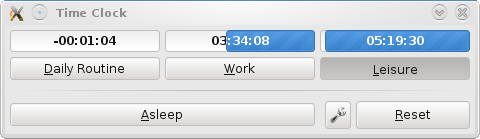

Write Python code to recreate this figure.
#!/usr/bin/env python
# -*- coding: utf-8 -*-
"""
A simple application to help lazy procrastinators (me) to manage their time.
See http://ssokolow.github.com/timeclock/ for a screenshot.

@todo: Planned improvements:
 - Set up a decent MVC-ish archtecture using GObject signals.
   http://stackoverflow.com/questions/2057921/python-gtk-create-custom-signals
 - Clicking the preferences button while the dialog is shown shouldn't reset the
   unsaved preference changes.
 - Rework single-instance exclusion to ensure it's per-user. (Scope it the same
   as the DB)
 - Extend the single-instance system to use D-Bus if available to raise/focus the
   existing instance if one is already running.
 - Figure out some intuitive, non-distracting way to allow the user to make
   corrections. (eg. if you forget to set the timer to leisure before going AFK)
 - Should I offer preferences options for remembering window position and things
   like "always on top" and "on all desktops"?
 - Have the system complain if overhead + work + leisure + sleep (8 hours) > 24
   and enforce minimums of 1 hour for leisure and overhead.
 - Rework the design to minimize dependence on GTK+ (in case I switch to Qt for
   Phonon)
 - Report PyGTK's uncatchable xkill response on the bug tracker.
 - Support overflow for timers (eg. When Daily Routine runs out, it starts
   drawing from Leisure unless Leisure is also out)

@todo: Notification TODO:
 - Provide a fallback for when libnotify notifications are unavailable.
   (eg. Windows and Slax LiveCD/LiveUSB desktops)
 - Offer to turn the timer text a user-specified color (default: red) when it
   goes into negative values.
 - Finish the preferences page.
 - Add optional sound effects for timer completion using gst-python or PyGame:
   - http://mail.python.org/pipermail/python-list/2006-October/582445.html
   - http://www.jonobacon.org/2006/08/28/getting-started-with-gstreamer-with-python/
 - Set up a callback for timer exhaustion.
 - Handle popup notifications more intelligently (eg. Explicitly hide them when
   switching away from an expired timer and explicitly show them when switching
   to one)

@todo: Consider:
 - Changing this into a Plasma widget (Without dropping PyGTK support)
 - Using PyKDE's bindings to the KDE Notification system (for the Plasma widget)
 - Look into integrating with http://projecthamster.wordpress.com/

@todo: Publish this on listing sites:
 - http://gtk-apps.org/
 - http://pypi.python.org/pypi

@newfield appname: Application Name
"""

__appname__ = "The Procrastinator's Timeclock"
__authors__  = ["Stephan Sokolow (deitarion/SSokolow)", "Charlie Nolan (FunnyMan3595)"]
__version__ = "0.2.99.0"
__license__ = "GNU GPL 2.0 or later"

default_timers = [
    {
        'name' : 'Overhead',
        'total': int(3600 * 3.5),
        'used' : 0
    },
    {
        'name' : 'Work',
        'total': int(3600 * 6.0),
        'used' : 0,
    },
    {
        'name' : 'Leisure',
        'total': int(3600 * 5.5),
        'used' : 0,
    }
]

import copy, logging, os, signal, sys, tempfile, time, pickle

SELF_DIR = os.path.dirname(os.path.realpath(__file__))
DATA_DIR = os.environ.get('XDG_DATA_HOME', os.path.expanduser('~/.local/share'))
if not os.path.isdir(DATA_DIR):
    try:
        os.makedirs(DATA_DIR)
    except OSError:
        raise SystemExit("Aborting: %s exists but is not a directory!"
                               % DATA_DIR)
SAVE_FILE = os.path.join(DATA_DIR, "timeclock.sav")
SAVE_INTERVAL = 60 * 5  # 5 Minutes
file_exists = os.path.isfile

logging.basicConfig(level=logging.INFO, format='%(levelname)s: %(message)s')

#TODO: What was I trying to do here?
# (I get the feeling this try/except neutralizes every use of pygtk.require
# except switching between different available versions)
try:
    import pygtk
    pygtk.require("2.0")
except:
    pass

import gtk, gobject
import gtk.glade

import gtkexcepthook
gtkexcepthook.enable()

def get_icon_path(size):
    return os.path.join(SELF_DIR, "icons", "timeclock_%dx%d.png" % (size, size))

try:
    import pynotify
    from xml.sax.saxutils import escape as xmlescape
except ImportError:
    have_pynotify = False
else:
    have_pynotify = True
    pynotify.init(__appname__)

try:
    import gst
except ImportError:
    have_gstreamer = False
else:
    have_gstreamer = True
    # TODO: Complete GStreamer support.
    #uri = "file:///usr/share/sounds/KDE-Im-Nudge.ogg"
    #bin = gst.element_factory_make("playbin")
    #bin.set_property("uri", uri)
    #bin.set_state(gst.STATE_NULL)
    #bin.set_state(gst.STATE_PLAYING)

#TODO: Fall back to using winsound or wave and ossaudiodev
#TODO: Look into writing a generic wrapper which also tries things like these:
# - http://stackoverflow.com/questions/276266/whats-a-cross-platform-way-to-play-a-sound-file-in-python
# - http://stackoverflow.com/questions/307305/play-a-sound-with-python

class SingleInstance:
    """http://stackoverflow.com/questions/380870/python-single-instance-of-program/1265445#1265445"""
    def __init__(self):
        import sys as _sys    # Alias to please pyflakes
        self.lockfile = os.path.normpath(tempfile.gettempdir() + '/' + os.path.basename(__file__) + '.lock')
        self.platform = sys.platform  # Avoid an AttributeError in __del__
        if self.platform == 'win32':
                try:
                        # file already exists, we try to remove (in case previous execution was interrupted)
                        if(os.path.exists(self.lockfile)):
                                os.unlink(self.lockfile)
                        self.fd =  os.open(self.lockfile, os.O_CREAT|os.O_EXCL|os.O_RDWR)
                except OSError, e:
                        if e.errno == 13:
                                print "Another instance is already running, quitting."
                                _sys.exit(-1)
                        print e.errno
                        raise
        else: # non Windows
                import fcntl
                self.fp = open(self.lockfile, 'w')
                try:
                        fcntl.lockf(self.fp, fcntl.LOCK_EX | fcntl.LOCK_NB)
                except IOError:
                        print "Another instance is already running, quitting."
                        _sys.exit(-1)

    def __del__(self):
        if self.platform == 'win32':
                if hasattr(self, 'fd'):
                        os.close(self.fd)
                        os.unlink(self.lockfile)
me = SingleInstance()

CURRENT_SAVE_VERSION = 5 #: Used for save file versioning
class TimerModel(gobject.GObject):
    """
    Model+Controller class which will be further divided as part of
    re-architecting timeclock to be a properly modular MVC application.
    """
    __gsignals__ = {
            'mode-changed': (gobject.SIGNAL_RUN_FIRST, gobject.TYPE_NONE, (str, )),
            'tick': (gobject.SIGNAL_RUN_FIRST, gobject.TYPE_NONE, ())
    }

    def __init__(self, app, start_mode=None):
        self.__gobject_init__()

        self.last_tick = time.time()
        self.last_save = 0

        self.notify = True
        self.timer_order = [x['name'] for x in default_timers]
        self.timers = dict((x['name'], x) for x in default_timers)
        self.mode = self.timers.get(start_mode, None)

        # Make the notifications in advance,
        if have_pynotify:
            self.notifications = {}
            for mode in self.timers:
                notification = pynotify.Notification(
                    "%s Time Exhausted" % mode,
                    "You have used up your alotted time for %s" % xmlescape(mode.lower()),
                    get_icon_path(48))
                notification.set_urgency(pynotify.URGENCY_NORMAL)
                notification.set_timeout(pynotify.EXPIRES_NEVER)
                notification.last_shown = 0
                self.notifications[mode] = notification

        #TODO: Remove the back-reference to the app ASAP.
        self.app = app

    def notify_exhaustion(self, mode):
        """Display a libnotify notification that the given timer has expired."""
        if have_pynotify:
            notification = self.notifications[mode['name']]
            now = time.time()
            if notification.last_shown + 900 < now:
                notification.last_shown = now
                notification.show()

    def reset(self):
        """Reset all timers to starting values"""
        for name in self.timers:
            self.timers[name]['used'] = 0
            self.emit('tick')
        self.set_active(None)

    def load(self):
        """Load the save file if present. Log and start clean otherwise."""
        if file_exists(SAVE_FILE):
            try:
                # Load the data, but leave the internal state unchanged in case
                # of corruption.
                loaded = pickle.load(open(SAVE_FILE))
                version = loaded[0]
                if version == CURRENT_SAVE_VERSION:
                    version, timers, notify, win_state = loaded
                elif version == 4:
                    version, total, used, notify, win_state = loaded
                elif version == 3:
                    version, total, used, notify = loaded
                    win_state = {}
                elif version == 2:
                    version, total, used = loaded
                    notify = True
                    win_state = {}
                elif version == 1:
                    version, total_old, used_old = loaded
                    translate = ["N/A", "btn_overheadMode", "btn_workMode",
                                 "btn_playMode"]
                    total = dict( (translate.index(key), value)
                                  for key, value in total_old.items() )
                    used = dict( (translate.index(key), value)
                                 for key, value in used_old.items() )
                    notify = True
                    win_state = {}
                else:
                    raise ValueError("Save file too new! (Expected %s, got %s)" % (CURRENT_SAVE_VERSION, version))

                if version <= 4:
                    SLEEP, OVERHEAD, WORK, LEISURE = range(4)
                    MODE_NAMES = (None, 'Overhead', 'Work', 'Leisure')

                    timers = []
                    for pos, row in enumerate(zip(total, used)):
                        timers.append({
                            'name' : MODE_NAMES[pos],
                            'total': row[0],
                            'used' : row[1],
                        })

                # Sanity checking could go here.

            except Exception, e:
                logging.error("Unable to load save file. Ignoring: %s", e)
                timers = copy.deepcopy(default_timers)
            else:
                # File loaded successfully, now we put the data in place.
                self.notify = notify
                self.app.saved_state = win_state
                #FIXME: Replace this with some kind of 'loaded' signal.

            self.timer_order = [x['name'] for x in timers]
            self.timers = dict((x['name'], x) for x in timers)
            self.emit('tick')

    def save(self):
        """Exit/Timeout handler for the app. Gets called every five minutes and
        on every type of clean exit except xkill. (PyGTK doesn't let you)

        Saves the current timer values to disk."""
        window_state = {
                 'position': self.app.win.get_position(),
                'decorated': self.app.win.get_decorated()
        }

        timers = []
        for name in self.timer_order:
            timers.append(self.timers[name])

        pickle.dump( (CURRENT_SAVE_VERSION,
            timers, self.notify, window_state),
                     open(SAVE_FILE + '.tmp', "w") )
        os.rename(SAVE_FILE + '.tmp', SAVE_FILE)
        self.last_save = time.time()
        return True

    def set_active(self, name):
        #XXX: Decide how to properly handle the Asleep case.
        self.mode = self.timers.get(name, None)
        self.emit('mode-changed', name)
        #TODO: Actually listen on this signal.

    def tick(self):
        """Callback for updating progress bars.

        :note: Emitted 'tick' signal is not exclusively for incrementing the
        the clock display. Examine how much time has actually elapsed.
        """
        now = time.time()
        if self.mode:
            self.mode['used'] += (now - self.last_tick)
            self.emit('tick')

            if self.mode['used'] >= self.mode['total'] and self.notify:
                self.notify_exhaustion(self.mode)

            if now >= (self.last_save + SAVE_INTERVAL):
                self.save()

        self.last_tick = now

        return True

class ModeButton(gtk.RadioButton):
    def __init__(self, model, group=None, *args, **kwargs):
        gtk.RadioButton.__init__(self, *args, **kwargs)

        self.model = model
        self.mode = model.get('name', None)

        self.progress = gtk.ProgressBar()
        self.add(self.progress)

        self.set_mode(False)
        self.progress.set_fraction(1.0)
        self.update_label()

    def get_text(self):
        return self.progress.get_text()

    def update_label(self):
        remaining = round(self.model['total'] - self.model['used'])
        if remaining >= 0:
            ptime = time.strftime('%H:%M:%S', time.gmtime(remaining))
        else:
            ptime = time.strftime('-%H:%M:%S', time.gmtime(abs(remaining)))

        self.progress.set_text('%s: %s' % (self.model['name'], ptime))
        self.progress.set_fraction(max(float(remaining) / self.model['total'], 0))


class MainWin(gtk.Window):
    def __init__(self, timer):
        gtk.Window.__init__(self)
        self.set_icon_from_file(get_icon_path(64))

        self.timer = timer
        self.evbox = gtk.EventBox()
        self.box = gtk.HBox()
        self.btnbox = gtk.HButtonBox()

        self.btns = {}
        for name in self.timer.timer_order:
            btn = ModeButton(model=self.timer.timers[name])
            self.btns[name] = btn

            btn.connect('toggled', self.mode_changed)
            btn.connect('button-press-event', self.showMenu)
            self.btnbox.add(btn)

        # RadioMenuItem can't share a group with RadioButton
        # ...so we fake it using hidden group members and signals.
        sleep_btn = gtk.RadioButton()
        sleep_btn.set_label('Asleep')
        #TODO: Hook up signals to share state with RadioMenuItem

        for name in self.btns:
            self.btns[name].set_group(sleep_btn)
        self.btns[None] = sleep_btn

        drag_handle = gtk.image_new_from_file(get_icon_path(22))

        self.box.add(drag_handle)
        self.box.add(self.btnbox)

        self.evbox.add(self.box)
        self.add(self.evbox)
        self.set_decorated(False)
        #TODO: See if I can achieve something suitable using a window type too.

        # Because window-state-event is broken on many WMs, default to sticky,
        # on top as a most likely default for users. (TODO: Preferences toggle)
        self.set_keep_above(True)
        self.stick()

        self.timer.connect('tick', self.update)
        self.evbox.connect('button-release-event', self.showMenu)
        # TODO: Make this work.
        #self.evbox.connect('popup-menu', self.showMenu)

        self.update(self.timer)
        self.show_all()

    def mode_changed(self, widget):
        """Callback for clicking the timer-selection radio buttons"""
        if widget.get_active():
            self.timer.set_active(widget.mode)

        if not widget.mode:
            self.timer.save()

    def update(self, timer):
        """Common code used for initializing and updating the progress bars."""
        for name in self.btns:
            if name: # Exclude "Asleep"
                self.btns[name].update_label()
        if self.timer.mode:
            self.set_title(self.btns[self.timer.mode['name']].get_text())
        else:
            self.set_title("Timeclock Paused")

    def showMenu(self, widget, event=None, data=None):
        if event:
            evtBtn, evtTime = event.button, event.get_time()

            if evtBtn != 3:
                return False
        else:
            evtBtn, evtTime = None, None

        menu = gtk.Menu()

        asleep = gtk.RadioMenuItem(None, "_Asleep")
        reset = gtk.MenuItem("_Reset...")
        sep = gtk.SeparatorMenuItem()
        prefs = gtk.MenuItem("_Preferences...")
        quit = gtk.ImageMenuItem(stock_id="gtk-quit")
        menu.append(asleep)
        menu.append(reset)
        menu.append(sep)
        menu.append(prefs)
        menu.append(quit)

        menu.show_all()
        menu.popup(None, None, None, 3, evtTime)

        return True

class TimeClock(object):
    selectedBtn = None

    def __init__(self, start_mode="sleep"):

        #Set the Glade file
        self.mTree = gtk.glade.XML(os.path.join(SELF_DIR, "main_large.glade"))
        self.pTree = gtk.glade.XML(os.path.join(SELF_DIR, "preferences.glade"))

        self.timer = TimerModel(self, start_mode)
        self._init_widgets()

        # 'tick' must be connected before the load.
        self.timer.connect('tick', self.update_progressBars)
        self.saved_state = {}
        self.timer.load()

        # Connect signals
        mDic = { "on_mode_toggled"    : self.mode_changed,
                 "on_reset_clicked"   : self.reset_clicked,
                 "on_mainWin_destroy" : gtk.main_quit,
                 "on_prefs_clicked"   : self.prefs_clicked }
        pDic = { "on_prefs_commit"    : self.prefs_commit,
                 "on_prefs_cancel"    : self.prefs_cancel }
        self.mTree.signal_autoconnect(mDic)
        self.pTree.signal_autoconnect(pDic)
        gobject.timeout_add(1000, self.timer.tick)

        # -- Restore saved window state when possible --

        # Because window-state-event is broken on many WMs, default to sticky,
        # on top as a most likely default for users. (TODO: Preferences toggle)
        self.win = self.mTree.get_widget('mainWin')
        self.win.set_keep_above(True)
        self.win.stick()

        # Restore the saved window state if present
        position = self.saved_state.get('position', None)
        if position is not None:
            self.win.move(*position)
        decorated = self.saved_state.get('decorated', None)
        if decorated is not None:
            self.win.set_decorated(decorated)

    def _init_widgets(self):
        """All non-signal, non-glade widget initialization."""
        # Set up the data structures
        self.timer_widgets = {}
        for mode in self.timer.timers:
            widget = self.mTree.get_widget('btn_%sMode' % mode.lower())
            widget.mode = mode
            self.timer_widgets[widget] = \
                self.mTree.get_widget('progress_%sMode' % mode.lower())
        sleepBtn = self.mTree.get_widget('btn_sleepMode')
        sleepBtn.mode = None

        if self.timer.mode:
            self.selectedBtn = self.mTree.get_widget('btn_%sMode' % self.timer.mode.name.lower())
        else:
            self.selectedBtn = sleepBtn
        self.selectedBtn.set_active(True)

        # Because PyGTK isn't reliably obeying Glade
        self.update_progressBars()
        for widget in self.timer_widgets:
            widget.set_property('draw-indicator', False)
        sleepBtn.set_property('draw-indicator', False)

    def update_progressBars(self, timer=None, now=None):
        """Common code used for initializing and updating the progress bars."""
        for widget in self.timer_widgets:
            timer = self.timer.timers[widget.mode]
            pbar = self.timer_widgets[widget]
            total, val = timer['total'], timer['used']
            remaining = round(total - val)
            if pbar:
                if remaining >= 0:
                    pbar.set_text(time.strftime('%H:%M:%S', time.gmtime(remaining)))
                else:
                    pbar.set_text(time.strftime('-%H:%M:%S', time.gmtime(abs(remaining))))
                pbar.set_fraction(max(float(remaining) / timer['total'], 0))

    def mode_changed(self, widget):
        """Callback for clicking the timer-selection radio buttons"""
        if widget.get_active():
            self.selectedBtn = widget
            self.timer.set_active(widget.mode)

        if not self.selectedBtn.mode:
            self.timer.save()

    def reset_clicked(self, widget):
        """Callback for the reset button"""
        self.mTree.get_widget('btn_sleepMode').set_active(True)
        self.timer.reset()

    def prefs_clicked(self, widget):
        """Callback for the preferences button"""
        # Set the spin widgets to the current settings.
        for mode in self.timer.total:
            widget_spin =  'spinBtn_%sMode' % mode.lower()
            widget = self.pTree.get_widget(widget_spin)
            widget.set_value(self.timer.total[mode] / 3600.0)

        # Set the notify option to the current value, disable and explain if
        # pynotify is not installed.
        notify_box = self.pTree.get_widget('checkbutton_notify')
        notify_box.set_active(self.timer.notify)
        if have_pynotify:
            notify_box.set_sensitive(True)
            notify_box.set_label("display notifications")
        else:
            notify_box.set_sensitive(False)
            notify_box.set_label("display notifications (Requires pynotify)")

        self.pTree.get_widget('prefsDlg').show()

    def prefs_cancel(self, widget):
        """Callback for cancelling changes the preferences"""
        self.pTree.get_widget('prefsDlg').hide()

    def prefs_commit(self, widget):
        """Callback for OKing changes to the preferences"""
        # Update the time settings for each mode.
        for mode in self.timer.total:
            widget_spin =  'spinBtn_%sMode' % mode.lower()
            widget = self.pTree.get_widget(widget_spin)
            self.timer.total[mode] = (widget.get_value() * 3600)

        notify_box = self.pTree.get_widget('checkbutton_notify')
        self.timer.notify = notify_box.get_active()

        # Remaining cleanup.
        self.update_progressBars()
        self.pTree.get_widget('prefsDlg').hide()

def main():
    from optparse import OptionParser
    parser = OptionParser(version="%%prog v%s" % __version__)
    parser.add_option('-m', '--initial-mode',
                      action="store", dest="mode", default="sleep",
                      metavar="MODE", help="start in MODE. (Use 'help' for a list)")

    opts, args = parser.parse_args()
    #FIXME: Restore this once the model is truly independent of the view.
    #if opts.mode == 'help':
    #    print "Valid mode names are: %s" % ', '.join(MODE_NAMES)
    #    parser.exit(0)
    #elif (opts.mode not in MODE_NAMES):
    #    print "Mode '%s' not recognized, defaulting to sleep." % opts.mode
    #    opts.mode = None
    app = TimeClock(start_mode=opts.mode)
    MainWin(app.timer)

    #TODO: Split out the PyNotify parts into a separate view(?) module.
    #TODO: Write up an audio notification view(?) module.
    #TODO: Explore adding a "set urgent hint" call on the same interval as these.

    # Save state on exit
    sys.exitfunc = app.timer.save

    # Make sure signals call sys.exitfunc.
    for signame in ("SIGTERM", "SIGINT", "SIGHUP", "SIGQUIT"):
        sigconst = getattr(signal, signame, None)
        if sigconst:
            signal.signal(sigconst, lambda signum, stack_frame: sys.exit(0))

    # Make sure sys.exitfunc gets called on Ctrl+C
    try:
        gtk.main() # TODO: Find some way to hook a lost X11 connection too.
    except KeyboardInterrupt:
        sys.exit(0)

if __name__ == '__main__':
    main()

# vi:ts=4:sts=4:sw=4
